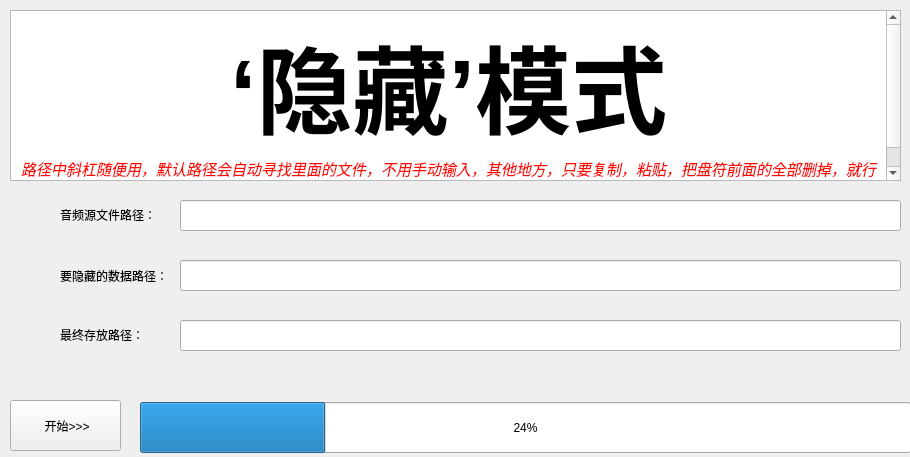
<?xml version="1.0" encoding="UTF-8"?>
<ui version="4.0">
 <class>Form</class>
 <widget class="QWidget" name="Form">
  <property name="geometry">
   <rect>
    <x>0</x>
    <y>0</y>
    <width>910</width>
    <height>457</height>
   </rect>
  </property>
  <property name="windowTitle">
   <string>隐藏</string>
  </property>
  <widget class="QPushButton" name="start_begin">
   <property name="geometry">
    <rect>
     <x>10</x>
     <y>400</y>
     <width>111</width>
     <height>51</height>
    </rect>
   </property>
   <property name="text">
    <string> 开始&gt;&gt;&gt;</string>
   </property>
  </widget>
  <widget class="QProgressBar" name="bar">
   <property name="geometry">
    <rect>
     <x>140</x>
     <y>402</y>
     <width>771</width>
     <height>51</height>
    </rect>
   </property>
   <property name="value">
    <number>24</number>
   </property>
  </widget>
  <widget class="QTextBrowser" name="textBrowser">
   <property name="geometry">
    <rect>
     <x>10</x>
     <y>10</y>
     <width>891</width>
     <height>171</height>
    </rect>
   </property>
   <property name="html">
    <string>&lt;!DOCTYPE HTML PUBLIC &quot;-//W3C//DTD HTML 4.0//EN&quot; &quot;http://www.w3.org/TR/REC-html40/strict.dtd&quot;&gt;
&lt;html&gt;&lt;head&gt;&lt;meta name=&quot;qrichtext&quot; content=&quot;1&quot; /&gt;&lt;style type=&quot;text/css&quot;&gt;
p, li { white-space: pre-wrap; }
&lt;/style&gt;&lt;/head&gt;&lt;body style=&quot; font-family:'SimSun'; font-size:9pt; font-weight:400; font-style:normal;&quot;&gt;
&lt;p align=&quot;center&quot; style=&quot; margin-top:0px; margin-bottom:0px; margin-left:0px; margin-right:0px; -qt-block-indent:0; text-indent:0px;&quot;&gt;&lt;span style=&quot; font-size:72pt; font-weight:600;&quot;&gt;‘隐藏’模式&lt;/span&gt;&lt;/p&gt;
&lt;p align=&quot;center&quot; style=&quot; margin-top:0px; margin-bottom:0px; margin-left:0px; margin-right:0px; -qt-block-indent:0; text-indent:0px;&quot;&gt;&lt;span style=&quot; font-size:11pt; font-style:italic; color:#ff0800;&quot;&gt;路径中斜杠随便用，默认路径会自动寻找里面的文件，不用手动输入，其他地方，只要复制，粘贴，把盘符前面的全部删掉，就行啦。最终存放路径不写文件，只写到文件夹&lt;/span&gt;&lt;/p&gt;&lt;/body&gt;&lt;/html&gt;</string>
   </property>
  </widget>
  <widget class="QLineEdit" name="DaTa">
   <property name="geometry">
    <rect>
     <x>180</x>
     <y>200</y>
     <width>721</width>
     <height>31</height>
    </rect>
   </property>
  </widget>
  <widget class="QLineEdit" name="HiDE_DaTa">
   <property name="geometry">
    <rect>
     <x>180</x>
     <y>260</y>
     <width>721</width>
     <height>31</height>
    </rect>
   </property>
  </widget>
  <widget class="QLineEdit" name="in_THe_enD">
   <property name="geometry">
    <rect>
     <x>180</x>
     <y>320</y>
     <width>721</width>
     <height>31</height>
    </rect>
   </property>
  </widget>
  <widget class="QLabel" name="label_3">
   <property name="geometry">
    <rect>
     <x>60</x>
     <y>319</y>
     <width>111</width>
     <height>31</height>
    </rect>
   </property>
   <property name="text">
    <string>最终存放路径：</string>
   </property>
  </widget>
  <widget class="QLabel" name="label_4">
   <property name="geometry">
    <rect>
     <x>60</x>
     <y>260</y>
     <width>111</width>
     <height>31</height>
    </rect>
   </property>
   <property name="text">
    <string>要隐藏的数据路径：</string>
   </property>
  </widget>
  <widget class="QLabel" name="label_5">
   <property name="geometry">
    <rect>
     <x>60</x>
     <y>199</y>
     <width>111</width>
     <height>31</height>
    </rect>
   </property>
   <property name="text">
    <string>音频源文件路径：</string>
   </property>
  </widget>
 </widget>
 <resources/>
 <connections/>
</ui>
